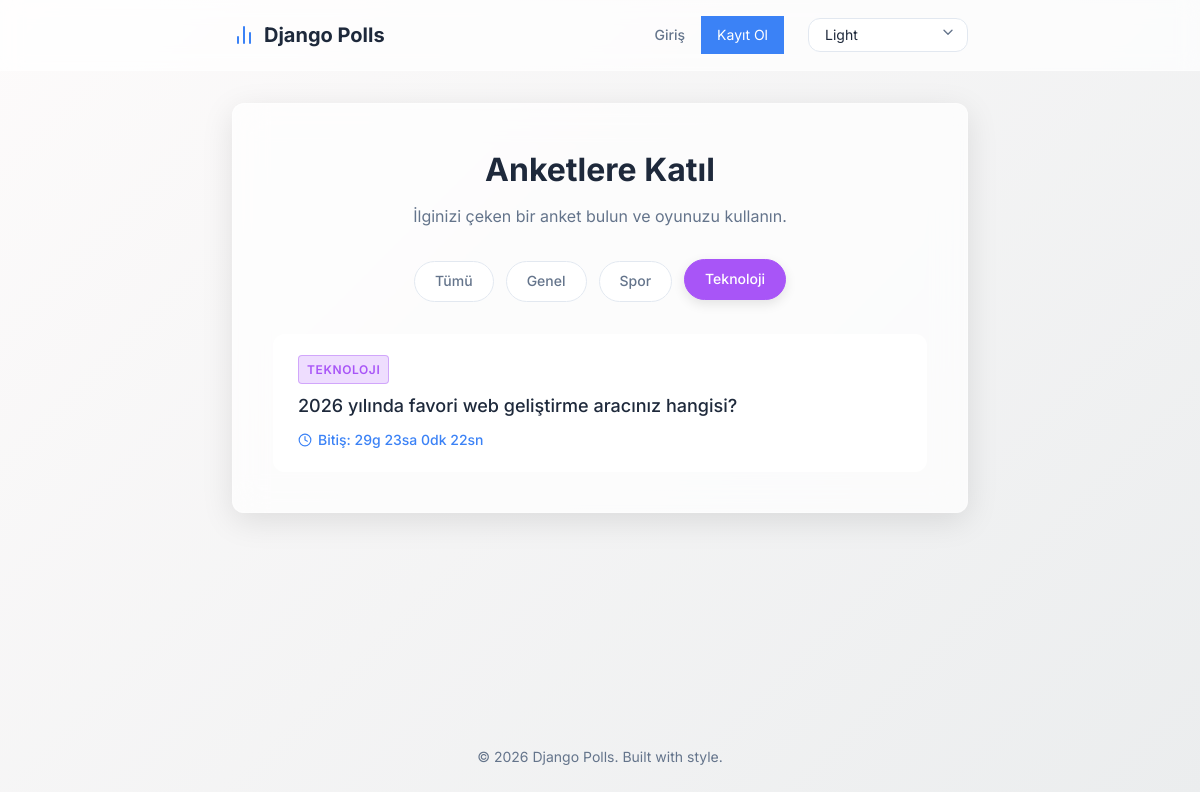
The page /polls/?category=3 on the database its author committed.
### polls/models.py (models this page shows, shortened)
class Category(models.Model):
    name = models.CharField(max_length=100)
    color = models.CharField(max_length=50, default="#3b82f6")

class Question(models.Model):
    category = models.ForeignKey(Category, on_delete=models.SET_NULL, null=True, blank=True)
    question_text = models.CharField(max_length=200)
    pub_date = models.DateTimeField("date published")
    end_date = models.DateTimeField("date ends", null=True, blank=True)

### polls/views.py (the view)
# urls.py: path("", views.IndexView.as_view(), name="index"),
class IndexView(generic.ListView):
    template_name = "polls/index.html"
    context_object_name = "latest_question_list"
    def get_queryset(self):
        category_id = self.request.GET.get('category')
        qs = Question.objects.filter(pub_date__lte=timezone.now()).order_by("-pub_date")
        if category_id:
            qs = qs.filter(category_id=category_id)
        return qs
    def get_context_data(self, **kwargs):
        context = super().get_context_data(**kwargs)
        context['categories'] = Category.objects.all()
        context['selected_category'] = self.request.GET.get('category')
        return context

### polls/templates/polls/index.html (shortened to what this page needs)
{% extends "polls/base.html" %}
{% block content %}
<div class="page-header">
    <h1>Anketlere Katıl</h1>
    <p class="subtitle">İlginizi çeken bir anket bulun ve oyunuzu kullanın.</p>
</div>
<div class="categories-filter">
    <a href="{% url 'polls:index' %}" class="category-pill {% if not selected_category %}active{% endif %}">Tümü</a>
    {% for cat in categories %}
    <a href="{% url 'polls:index' %}?category={{ cat.id }}" class="category-pill {% if selected_category == cat.id|stringformat:'s' %}active{% endif %}" style="--cat-color: {{ cat.color }};">
        {{ cat.name }}
    </a>
    {% endfor %}
</div>
{% if latest_question_list %}
    <ul class="poll-list">
    {% for question in latest_question_list %}
        <li class="poll-item">
            <a href="{% url 'polls:detail' question.id %}" class="poll-link">
                <div class="poll-content">
                    <div class="poll-infos">
                        {% if question.category %}
                            <span class="poll-badge" style="background-color: {{ question.category.color }}33; color: {{ question.category.color }}; border: 1px solid {{ question.category.color }}66;">
                                {{ question.category.name }}
                            </span>
                        {% endif %}
                        <h3>{{ question.question_text }}</h3>
                        {% if question.end_date %}
                            <p class="poll-timer" data-endtime="{{ question.end_date|date:'c' }}">
                                <svg xmlns="http://www.w3.org/2000/svg" width="14" height="14" viewBox="0 0 24 24" fill="none" stroke="currentColor" stroke-width="2" stroke-linecap="round" stroke-linejoin="round"><circle cx="12" cy="12" r="10"></circle><polyline points="12 6 12 12 16 14"></polyline></svg>
                                <span class="time-left">Hesaplanıyor...</span>
                            </p>
                        {% endif %}
                    </div>
                </div>
            </a>
        </li>
    {% endfor %}
    </ul>
{% endif %}
{% endblock %}

### polls/static/polls/style.css (style rules this page uses)
:root { --transition-speed: 0.3s; --border-radius: 12px; --box-shadow: 0 8px 32px 0 rgba(0, 0, 0, 0.1); }
:root[data-theme="light"] { --bg-primary: #f0f4f8; --bg-secondary: #ffffff; --text-primary: #1e293b; --text-secondary: #64748b; --accent-primary: #3b82f6; --accent-hover: #2563eb; --border-color: #e2e8f0; --gradient-bg: linear-gradient(135deg, #fdfbfb 0%, #ebedee 100%); --glass-bg: rgba(255, 255, 255, 0.7); --glass-border: rgba(255, 255, 255, 0.3); }
* { box-sizing: border-box; margin: 0; padding: 0; }
body { font-family: 'Inter', sans-serif; background: var(--bg-primary); background-image: var(--gradient-bg); color: var(--text-primary); min-height: 100vh; display: flex; flex-direction: column; transition: background var(--transition-speed) ease, color var(--transition-speed) ease; line-height: 1.6; }
a { text-decoration: none; color: var(--accent-primary); transition: color 0.2s ease; }
.page-header { margin-bottom: 2rem; text-align: center; }
.page-header h1 { font-size: 2rem; font-weight: 700; margin-bottom: 0.5rem; color: var(--text-primary); }
.page-header .subtitle { color: var(--text-secondary); font-size: 1rem; }
.poll-list { list-style: none; display: flex; flex-direction: column; gap: 1rem; }
.poll-item { background-color: var(--bg-secondary); border-radius: var(--border-radius); border: 1px solid transparent; transition: all 0.2s ease; }
.poll-link { display: block; padding: 1.25rem 1.5rem; color: var(--text-primary); }
.poll-content { display: flex; justify-content: space-between; align-items: center; }
.poll-content h3 { font-size: 1.125rem; font-weight: 500; margin: 0; }
.categories-filter { display: flex; gap: 0.75rem; margin-bottom: 2rem; flex-wrap: wrap; justify-content: center; }
.category-pill { padding: 0.5rem 1.25rem; border-radius: 9999px; background-color: var(--bg-secondary); border: 1px solid var(--border-color); color: var(--text-secondary); font-weight: 500; font-size: 0.875rem; transition: all 0.2s ease; }
.category-pill:hover, .category-pill.active { background-color: var(--cat-color, var(--accent-primary)); color: #ffffff; border-color: var(--cat-color, var(--accent-primary)); transform: translateY(-2px); box-shadow: 0 4px 12px rgba(0,0,0,0.1); }
.poll-infos { display: flex; flex-direction: column; gap: 0.5rem; }
.poll-badge { align-self: flex-start; padding: 0.25rem 0.5rem; border-radius: 4px; font-size: 0.75rem; font-weight: 600; text-transform: uppercase; letter-spacing: 0.05em; }
.poll-timer { display: flex; align-items: center; gap: 0.375rem; font-size: 0.875rem; font-weight: 500; color: var(--accent-primary); }

### rows shown on the page
Category: name "Genel"
Category: name "Spor"
Category: name "Teknoloji"
Question: category.name "TEKNOLOJI", question_text "2026 yılında favori web geliştirme aracınız hangisi?"
